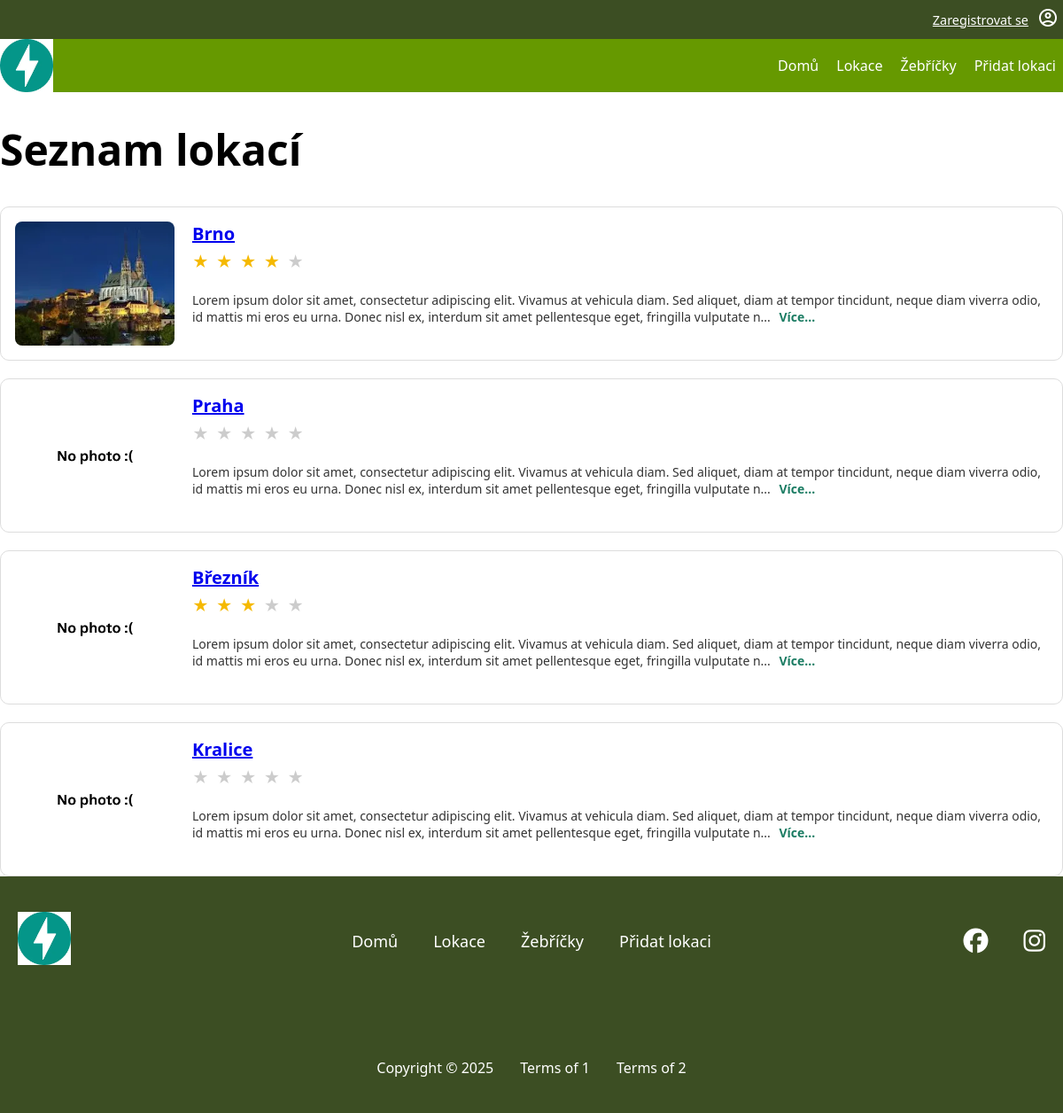
The page /locations on the database as committed earlier.
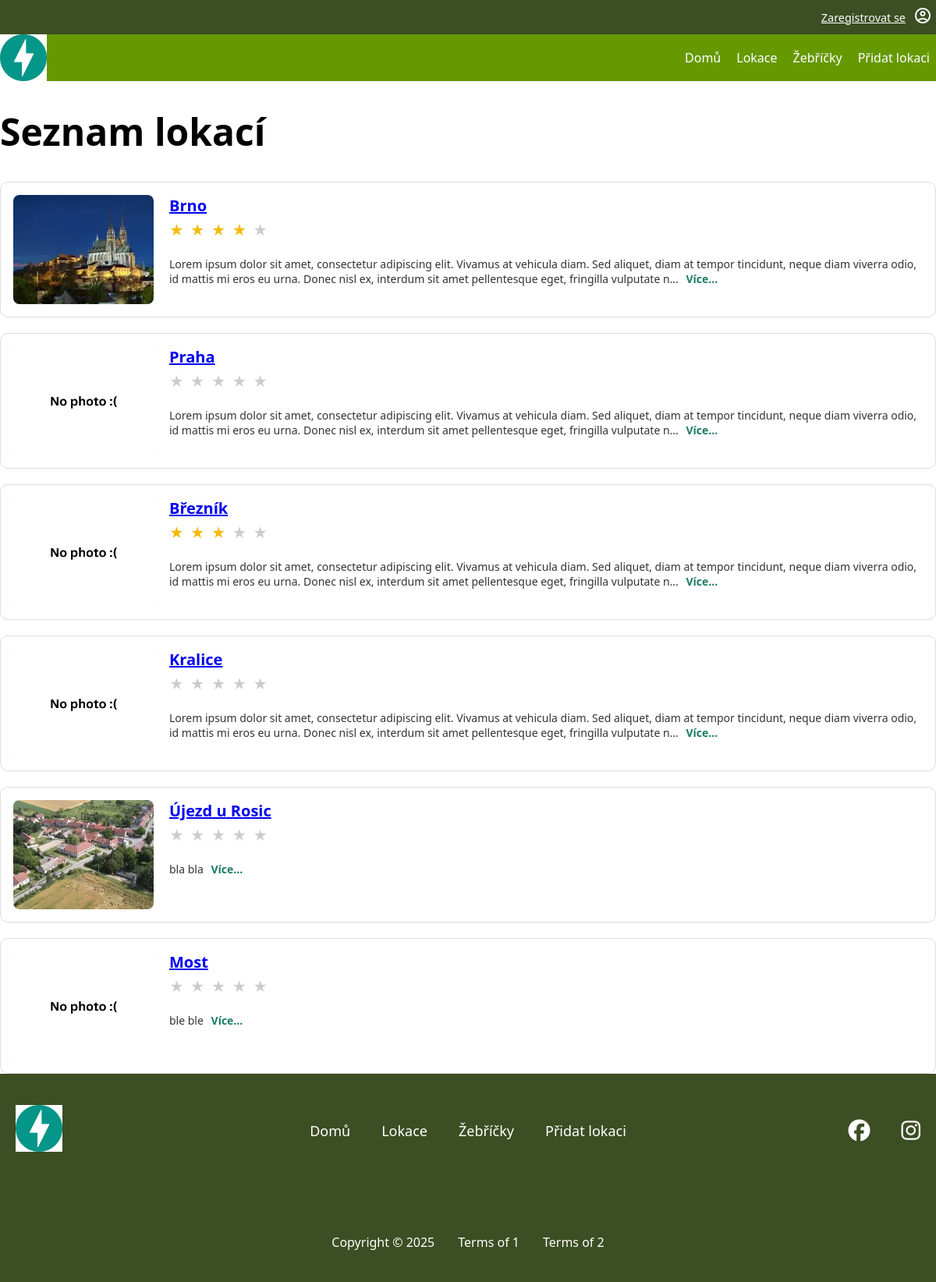
The same page on the database as committed later.
### tables this page shows
CREATE TABLE photo (
    id INTEGER PRIMARY KEY AUTOINCREMENT,
    name VARCHAR NOT NULL,
    alt_text VARCHAR,
    url VARCHAR NOT NULL,
    id_location INTEGER NOT NULL,
    FOREIGN KEY (id_location) REFERENCES location(id)
);

CREATE TABLE location (
    id INTEGER PRIMARY KEY AUTOINCREMENT,
    name VARCHAR NOT NULL,
    description VARCHAR,
    date_location_added TEXT NOT NULL,
    id_user INTEGER NOT NULL,
    FOREIGN KEY (id_user) REFERENCES user(id)
);

### pages/locations.py (the view)
@router.get("/locations", name="list_locations_with_photos_rating", response_class=HTMLResponse)
async def list_locations_with_photos_rating(request: Request,svc: LocationService = Depends(locations_service)):
    locations = svc.list_locations_with_photos_rating()
    tpl = request.app.state.templates
    return tpl.TemplateResponse(
        "locations.html",
        {
            "request": request,
            "title": "Seznam lokací",
            "locations": locations,  # Seznam lokací - údaje o lokaci + fotky + Rating
        },
    )

### templates/locations.html (shortened to what this page needs)
{% extends "base.html" %}
{% block content %}
<h1>{{ title }}</h1>
<div class="locations-list">
    {% for loc in locations %}
    <div class="location-card">
        <div class="loc-thumb">
            {% if loc['photos'] %}
                <a href="{{url_for('location_detail', id=loc['id']) }}">
                    <img alt="{{ loc['photos'][0]['alt_text'] }}" src="/database/{{ loc['photos'][0]['url'] }}">
                </a>
            {% else %}
                <img alt="No photo" src="{{url_for('static', path='img/web/noImage.webp') }}"></a>
            {% endif %}
        </div>
        <div class="loc-body">
            <a href="{{url_for('location_detail', id=loc['id']) }}">
            <h2 class="loc-title">{{ loc['name'] }}</h2>
            </a>
            <div class="loc-rating">
                {% set filled = (loc['avg_rating'] | default(0)) | int %}
                {% for i in range(1,6) %}
                    <span class="star {% if i <= filled %}filled{% endif %}">★</span>
                {% endfor %}
            </div>
            <p class="loc-desc">
                {{ loc['description'] | truncate(250, True, '...') }}
                <a href="{{url_for('location_detail', id=loc['id']) }}" class="more">Více...</a>
            </p>
        </div>
    </div>
    {% endfor %}
</div>
{% endblock %}

### templates/base.html (shortened to what this page needs)
<!DOCTYPE html>
<html lang="cs">
<head>
    <link rel="stylesheet" href="{{ url_for('static', path='css/style.css') }}">
    <link rel="stylesheet" href="{{ url_for('static', path='css/header.css') }}">
    <link rel="stylesheet" href="{{ url_for('static', path='css/footer.css') }}">
    <link rel="stylesheet" href="{{ url_for('static', path='css/icon.css') }}">
    <link rel="stylesheet" href="{{ url_for('static', path='css/location.css') }}">
    <link rel="stylesheet" href="https://cdnjs.cloudflare.com/ajax/libs/font-awesome/6.5.0/css/all.min.css">
</head>
<body>
<div class = "header">
    <div class = "upper-nav">
        <a href="{{url_for('register_page') }}" class="upper-nav-items">Zaregistrovat se</a>
        <a href="{{url_for('my_profile_page') }}" class="upper-nav-items"><span class="material-symbols-outlined">account_circle</span></a>
    </div>
    <div class="lower-nav">
        <div class="lower-nav-logo"><a href="{{url_for('landing_page') }}"><img alt="logo" src="{{url_for('static', path='img/web/logo.webp') }}"></a></div>
        <div class="lower-nav-items">
            <a href="{{url_for('landing_page') }}" class="lower-nav-item">Domů</a>
            <a href="{{url_for('list_locations_with_photos_rating') }}" class="lower-nav-item">Lokace</a>
            <a href="{{url_for('rankings_page') }}" class="lower-nav-item">Žebříčky</a>
            <a href="{{url_for('add_location_page') }}" class="lower-nav-item">Přidat lokaci</a>
        </div>
    </div>
</div>
    {% block content %}{% endblock %}
<footer class="footer">
    <div class="footer-top">
        <div class="footer-logo">
            <a href="{{url_for('landing_page') }}"><img alt="logo" src="{{url_for('static', path='img/web/logo.webp') }}"></a>
        </div>
        <nav class="footer-nav">
            <a href="{{url_for('landing_page') }}" class="footer-nav-item">Domů</a>
            <a href="{{url_for('list_locations_with_photos_rating') }}" class="footer-nav-item">Lokace</a>
            <a href="{{url_for('rankings_page') }}" class="footer-nav-item">Žebříčky</a>
            <a href="{{url_for('add_location_page') }}" class="footer-nav-item">Přidat lokaci</a>
        </nav>
        <div class="footer-icons">
            <i class="fa-brands fa-facebook"></i>
            <i class="fa-brands fa-instagram"></i>
        </div>
    </div>
    <div class="footer-bottom">
        <span>Copyright © 2025</span>
        <span>Terms of 1</span>
        <span>Terms of 2</span>
    </div>
</footer>
</body>
</html>

### static/css/style.css (style rules this page uses)
:root { font-family: system-ui, -apple-system, Segoe UI, Roboto, sans-serif; --background-color: white; --text-color: black; --navbar-background-color: #669900; --footer-background-color: #3c4e23; --white-text-color: white; font-size: 16px; }
html, body { margin:0; padding: 0; background: var(--background-color); width: 100%; }
h1 { font-size: 3em; }

### static/css/header.css (style rules this page uses)
.header { width: 100%; position: sticky; top: 0; z-index: 1000; }
.upper-nav { display: flex; flex-direction: row; align-items: center; width: 100%; background-color: var(--footer-background-color); justify-content: flex-end; font-size: 0.9rem; padding: 1vh 0 1vh 0; }
.upper-nav-items { margin-left: 5px; margin-right: 5px; color: var(--white-text-color); }
.lower-nav { display: flex; flex-direction: row; align-items: center; max-height: 10vh; justify-content: space-between; width: 100%; background-color: var(--navbar-background-color, #333); }
.lower-nav-logo { width: 60px; height: 60px; }
.lower-nav-logo img { width: 100%; height: 100%; object-fit: contain; display: block; }
.lower-nav-items { display: flex; gap: 20px; padding-right: 1vh; }
.lower-nav-item { color: var(--white-text-color, #fff); text-decoration: none; font-size: 1rem; font-weight: 500; }

### static/css/footer.css (style rules this page uses)
.footer { width: 100%; background-color: var(--footer-background-color); color: white; padding: 40px 0; display: flex; flex-direction: column; gap: 30px; }
.footer-top { display: grid; grid-template-columns: 1fr auto 1fr; align-items: center; padding-bottom: 70px; }
.footer-logo { padding-left: 20px; }
.footer-logo img { width: 60px; height: 60px; object-fit: contain; }
.footer-nav { display: flex; justify-content: center; gap: 40px; }
.footer-nav-item { color: white; text-decoration: none; font-size: 18px; }
.footer-top i { justify-self: end; font-size: 28px; margin-left: 20px; cursor: pointer; }
.footer-icons { display: flex; justify-content: flex-end; gap: 20px; padding-right: 20px; font-size: 28px; justify-self: end; }
.footer-icons i { cursor: pointer; }
.footer-bottom { display: flex; justify-content: center; gap: 30px; font-size: 16px; }

### static/css/location.css (style rules this page uses)
.locations-list { display: flex; flex-direction: column; gap: 20px; }
.location-card { display: grid; grid-template-columns: 180px 1fr; gap: 20px; padding: 16px; background: #ffffff; border: 1px solid #ddd; border-radius: 10px; }
.loc-thumb { width: 100%; height: 140px; background: #eee; border-radius: 8px; overflow: hidden; }
.loc-thumb img { width: 100%; height: 100%; object-fit: cover; }
.loc-body { display: flex; flex-direction: column; }
.loc-title { margin: 0 0 6px 0; font-size: 20px; font-weight: 600; }
.loc-rating { display: flex; align-items: center; gap: 8px; margin-bottom: 8px; }
.star { color: #ccc; font-size: 18px; }
.star.filled { color: #f5b900; }
.loc-desc { font-size: 14px; color: #333; }
.loc-desc .more { color: #1b7c63; font-weight: 600; text-decoration: none; margin-left: 6px; }

Rows that differ between the two databases and show on the page:
added photo: url (picture), name "Újezd u Rosic", description "bla bla"
added location: name "Most", description "ble ble"
